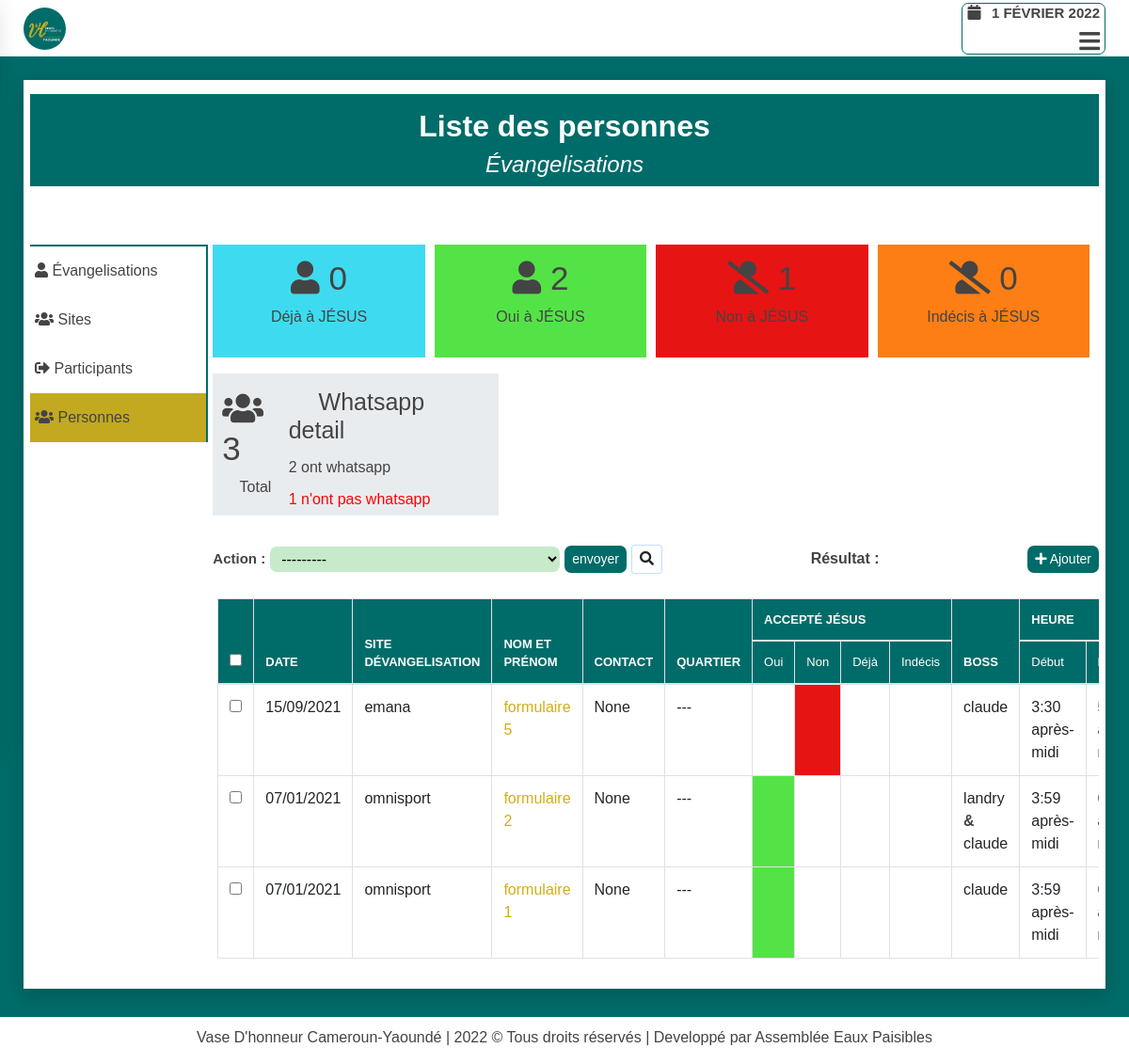
Screenshot of /evangelisation/operations/personnes/ (signed in) with the database file from the repository.
### evangelisation/models.py (models this page shows, shortened)
class Person(models.Model):
    ACCEPTE_JESUS = (
        ('oui', 'Oui'),
        ('non', 'Non'),
        ('ras', 'Indécis'),
        ('déjà', 'Déjà')
    )
    SEXE = (
        ('masculin', 'Masculin'),
        ('féminin', 'Féminin')
    )
    WHATSAPP = (
        ('oui', 'Oui'),
        ('non', 'Non'),
    )
    author = models.ForeignKey(User, related_name='auth_personnes',
                                            on_delete=models.SET_NULL,
                                            blank=True,
                                            null=True,
                                            verbose_name="Enrgistré par ")
    evangelisation = models.ForeignKey(Evangelisation, related_name='personnes',
                                            on_delete=models.SET_NULL,
                                            blank=True,
                                            null=True,
                                            verbose_name="Moment d'évangelisation")
    date = models.DateField(auto_now_add=True)
    nom_et_prenom = models.CharField(max_length=200,
        verbose_name='Nom et Prénom',
        unique=True,
        null=False,
        help_text="ce champ doit avoir au moins trois caractères",
        error_messages={'unique':"Une personne avec ce nom existe déjà"})
    contacts = models.PositiveIntegerField(
                verbose_name="Numéro de téléphone",
                blank=True,
                null=True,
                default= "---",
                unique=True,
                help_text="Le numéro de téléphone doit avoir 09 chiffres",
                error_messages={'unique':"Le numéro de télephone existe déjà"}
        )
    quartier_d_habitation = models.CharField(
        max_length=200,
        verbose_name="Quartier d'habitation",
        help_text="ce champ doit avoir au moins trois caractères",
        blank=True,
        null=True,
        default="---"
    )
    accepte_jesus = models.CharField(choices=ACCEPTE_JESUS, max_length=15, verbose_name='Accepté JÉSUS')
    sexe = models.CharField(choices=SEXE, max_length=15, verbose_name='Sexe')
    whatsapp = models.CharField(choices=WHATSAPP, max_length=15, verbose_name='Whatsapp', blank=True,  null=True)
    boss = models.ManyToManyField(Participant, related_name='personnes',
                        verbose_name="Qui l'ont évangelisé ?",
                        help_text="selectionner les personnes ayant évangelisés cette personne", blank=True)
    sujets_de_priere = models.TextField(verbose_name="Prière et observation", null=True, blank=True, help_text="ce champ est optionnel")
    temoignages = models.TextField(verbose_name="Témoignage", null=True, blank=True, help_text="ce champ est optionnel")
    created = models.DateTimeField(auto_now_add=True, verbose_name='créer à')
    updated = models.DateTimeField(auto_now=True, verbose_name='mis à jour à')
    class Meta:
        verbose_name = "Personne évangélisé"
        ordering = ('-nom_et_prenom',)

class Evangelisation(models.Model):
    status = (
        ('oui', 'Oui'),
        ('non', 'Non')
    )
    day = models.DateField(verbose_name="Jour d'évangélisation",
            default=timezone.now, unique=True,
            error_messages={'unique':"ce moment d'évangelisation existe déjà"})
    heure_de_debut = models.TimeField(default=timezone.now, verbose_name="Heure de début")
    heure_de_fin = models.TimeField(default=timezone.now, verbose_name="Heure de fin")
    site = models.ForeignKey(Site, related_name="evangelisations", verbose_name="Lieu d'évangelisation",
                            on_delete=models.SET_NULL, blank=True,  null=True)
    author = models.ForeignKey(User, related_name='evangs', on_delete=models.SET_NULL,
                                blank=True, null=True, verbose_name="créer par ")
    boss = models.ManyToManyField(Participant, related_name='participations',
                                blank=True, verbose_name="Qui sont présents ?")
    observation = models.TextField(verbose_name="Observations", null=True, blank=True)
    def dure(self):
        rest = None
        debut_minites = self.heure_de_debut.hour*60 + self.heure_de_debut.minute
        fin_minites = self.heure_de_fin.hour*60 + self.heure_de_fin.minute
        if debut_minites<=fin_minites:
            heure = (fin_minites - debut_minites)//60
            mini = (fin_minites - debut_minites)%60
            if 0<=heure<=9:
                if 0<=mini<=9:
                    rest = f"0{int(heure)}:0{mini}"
                else:
                    rest = f"0{int(heure)}:{mini}"
            else:
                if 0<=mini<=9:
                    rest = f"{int(heure)}:0{mini}"
                rest = f"{heure}:{mini}"
        else:
            return f"calcule impossible"
        return rest

class Site(models.Model):
    status = (
        ('oui', 'Oui'),
        ('non', 'Non')
    )
    nom_site_evangelisation = models.CharField(max_length=200,
                        verbose_name="site d'évangélisation",
                        help_text="le nom du site doit avoir au moins 03 caractères",
                        unique=True,
                        error_messages={'unique':"Un site avec ce nom existe déjà"})
    description = models.TextField(null=True, blank=True, verbose_name="Description", help_text="ajouter une description du site")
    image = models.ImageField(upload_to='images/site/%Y/%m/%d/', null=True, blank=True, help_text="ajouter une image")
    author = models.ForeignKey(User, related_name='sites',
                                on_delete=models.SET_NULL,
                                null=True,
                                verbose_name="ajouter par ")
    created = models.DateTimeField(auto_now_add=True)
    updated = models.DateTimeField(auto_now=True)
    class Meta:
        verbose_name = "Site d'évangélisation"
    def __str__(self):
        return self.nom_site_evangelisation

class Participant(models.Model):
    SEXE = (
        ('masculin', 'Masculin'),
        ('féminin', 'Féminin')
    )
    nom_et_prenom = models.CharField(max_length=200, unique=True, error_messages={'unique':"Un participant avec ce nom et\ou prénom existe déjà"})
    sexe = models.CharField(choices=SEXE, max_length=15, verbose_name='Sexe')
    author = models.ForeignKey(User, related_name='participants',
                                on_delete=models.SET_NULL,
                                blank=True,
                                null=True,
                                verbose_name="créer par ")
    created = models.DateTimeField(auto_now_add=True)
    updated = models.DateTimeField(auto_now=True)

### evangelisation/views.py (the view)
@login_required(login_url="user_login")
def evangelisation_app_operations(request, type_opera):
    return get_liste_models_and_template(request, type_opera)

### evangelisation/templates/pages/liste.html (shortened to what this page needs)
{% extends 'base.html' %}
{% block hamburger %}
<div class="menu-btn">
    <i class="fas fa-bars"></i>
</div>
{% endblock hamburger %}
{% block content %}
<div class="wrapper-head-liste">
    <div class="head-liste">
        <h2>Liste des {{type_opera}}</h2>
        <h4>Évangelisations</h4>
    </div>
</div>
<div class="wrapper-liste">
    <div class="row">
        <div class="col-md-2">
            {% include 'partials/operation-side-bar-link.html' %}
        </div>
        <div class="col-md-10">
            <div class="liste">
                {% if type_opera == "personnes" %}
                    <div class="row">
                        <div class="col-md-6 col-xl-3 col-lg-3 col-sm-6">
                            <div class="wrapper-evang-infos">
                                <div class="deja">
                                    <h2><i class="fa fa-user"></i> {{pers_deja|length}}</h2>
                                    <p>Déjà à JÉSUS</p>
                                </div>
                            </div>
                        </div>
                        <div class="col-md-6 col-xl-3 col-lg-3 col-sm-6" >
                            <div class="wrapper-evang-infos">
                                <div class="oui">
                                    <h2><i class="fa fa-user"></i> {{pers_oui|length}}</h2>
                                    <p>Oui à JÉSUS</p>
                                </div>
                            </div>
                        </div>
                        <div class="col-md-6 col-xl-3 col-lg-3 col-sm-6" >
                            <div class="wrapper-evang-infos">
                                <div class="non">
                                    <h2><i class="fa fa-user-slash"></i> {{pers_non|length}}</h2>
                                    <p>Non à JÉSUS</p>
                                </div>
                            </div>
                        </div>
                        <div class="col-md-6 col-xl-3 col-lg-3 col-sm-6">
                            <div class="wrapper-evang-infos">
                                <div class="indecis">
                                    <h2><i class="fa fa-user-slash"></i> {{pers_ras|length}}</h2>
                                    <p>Indécis à JÉSUS</p>
                                </div>
                            </div>
                        </div>
                        <div class="col-md-12 col-xl-4 col-lg-4">
                            <div class="wrapper-evang-infos">
                                <div class="wrapper-whatsapp">
                                    <div class="total-pers">
                                        <h2><i class="fa fa-users"></i> {{models|length}}</h2>
                                        <p>Total</p>
                                    </div>
                                    <div class="whatsapp">
                                        <h2><i class="fa fa-whatsapp"></i> Whatsapp detail</h2>
                                        <div class="oui-whatsapp">
                                            <p>{{pers_whatsapp_oui|length}} ont whatsapp</p>
                                        </div>
                                        <div class="non-whatsapp">
                                            <p style="color:red;">{{pers_whatsapp_non|length}} n'ont pas whatsapp</p>
                                        </div>
                                    </div>
                                </div>
                            </div>
                        </div>
                    </div>
                {% endif %}
                <form id="form-suppresion-liste"
                    action="{% url 'evangelisation:evangelisation_app_operations_models_supprimer' type_opera %}"
                    method="post" class="form-group marg-top">
                    <div class="form-inline form">
                        <div class="form-field form-inline">
                            <label for="suppression">Action : </label>
                            <select name="objects" id="suppression">
                                <option value="---------">
                                    ---------
                                </option>
                            </select>
                            <button type="submit" class="btn btn-success btn-sm" id="btn-liste-delete">envoyer</button>
                            <button type="button"
                            class="btn btn-default btn-sm"
                            id="btn-search">
                                <i class="fas fa-search"></i>
                            </button>
                        </div>
                        <div class="counter-selected">
                            <b>Résultat : </b> <b id="selection" style="color:red;"></b>
                        </div>
                        <div class="wrapper-btn-add">
                            <a class="btn btn-success btn-sm btn-media-query"
                                href="{% url 'evangelisation:evangelisation_app_form_nbre' type_opera %}">
                                <i class="fas fa-plus"></i>
                                Ajouter
                        </a>
                        </div>
                    </div>
                    <div class="results" id="results">
                        {% if type_opera == "participants" %}
                            {% include 'pages/participant/liste_participant.html' %}
                        {% elif type_opera == "sites" %}
                            {% include 'pages/site/liste_site.html' %}
                        {% elif type_opera == "personnes" %}
                            {% include 'pages/personne/liste_personne.html' %}
                        {% elif type_opera == "évangelisations" %}
                            {% include 'pages/evangelisation/liste_evangelisation.html' %}
                        {% endif %}
                    </div>
                </form>
            </div>
        </div>
    </div>
</div>
{% endblock content %}

### evangelisation/templates/pages/personne/table_personne.html (shortened to what this page needs)
{% for pers in models %}
    <tr>
        <td scope="row" class="action-checkbox">
            <input type="checkbox" name="selected_action"
                value="{{ pers.id }} " class="action-select">
        </td>
        <td>{{ pers.evangelisation.day|date:"d/m/Y" }}</td>
        <td>{{ pers.evangelisation.site }}</td>
        <td>
            <a style="color: #d4ad14;" href="{% url 'evangelisation:evangelisation_app_operations_modifier' 'personnes' pers.id  %}">
                {{ pers.nom_et_prenom }}
            </a>
        </td>
        <td>{{ pers.contacts }}</td>
        <td>{{ pers.quartier_d_habitation }}</td>
        {% if pers.accepte_jesus == 'oui' %}
            <td style="background-color: #54E346;"></td>
            <td></td>
            <td></td>
            <td></td>
        {% elif pers.accepte_jesus == 'non' %}
            <td></td>
            <td style="background-color: #E71414;"></td>
            <td></td>
            <td></td>
        {% elif pers.accepte_jesus == 'déjà' %}
            <td></td>
            <td></td>
            <td style="background-color: #3EDBF0;"></td>
            <td></td>
        {% elif pers.accepte_jesus == 'ras' %}
            <td></td>
            <td></td>
            <td></td>
            <td style="background-color: #fd7e14;"></td>
        {% endif %}
        <td>
            {% for boss in pers.boss.all %}
            {{ boss.nom_et_prenom }}
            {% ifnotequal forloop.last True  %}
            <b> & </b>
            {% endifnotequal %}
            {% endfor %}
        </td>
        <td>{{ pers.evangelisation.heure_de_debut }}</td>
        <td>{{ pers.evangelisation.heure_de_fin }}</td>
    </tr>
{% endfor %}

### rows the page displays
Person: evangelisation.day "15/09/2021", evangelisation.site "emana", nom_et_prenom "formulaire 5", contacts "None", quartier_d_habitation "---", accepte_jesus "non" (drawn), evangelisation.heure_de_debut "3:30 après-midi"
Participant: nom_et_prenom "claude"
Person: evangelisation.day "07/01/2021", evangelisation.site "omnisport", nom_et_prenom "formulaire 2", contacts "None", quartier_d_habitation "---", accepte_jesus "oui" (drawn), evangelisation.heure_de_debut "3:59 après-midi"
Participant: nom_et_prenom "landry"
Person: evangelisation.day "07/01/2021", evangelisation.site "omnisport", nom_et_prenom "formulaire 1", contacts "None", quartier_d_habitation "---", accepte_jesus "oui" (drawn), evangelisation.heure_de_debut "3:59 après-midi"

### other values shown
{{ type_opera }} "personnes"
{{ pers_deja|length }} "0"
{{ pers_oui|length }} "2"
{{ pers_ras|length }} "0"
{{ models|length }} "3"
{{ pers_whatsapp_oui|length }} "2"
{{ pers_whatsapp_non|length }} "1"
